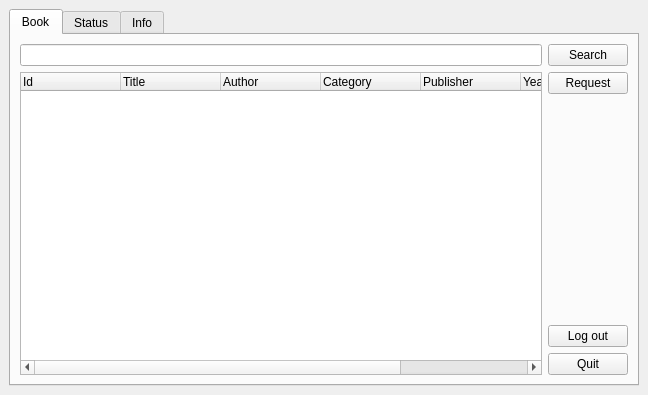
<?xml version="1.0" encoding="UTF-8"?>
<ui version="4.0">
 <class>GuiReader</class>
 <widget class="QMainWindow" name="GuiReader">
  <property name="geometry">
   <rect>
    <x>0</x>
    <y>0</y>
    <width>648</width>
    <height>395</height>
   </rect>
  </property>
  <property name="windowTitle">
   <string>MainWindow</string>
  </property>
  <widget class="QWidget" name="centralwidget">
   <layout class="QHBoxLayout" name="horizontalLayout">
    <item>
     <widget class="QTabWidget" name="tabWidget">
      <property name="currentIndex">
       <number>0</number>
      </property>
      <widget class="QWidget" name="tabBook">
       <attribute name="title">
        <string>Book</string>
       </attribute>
       <layout class="QVBoxLayout" name="verticalLayout_2">
        <item>
         <layout class="QHBoxLayout" name="horizontalLayout_2">
          <item>
           <widget class="QLineEdit" name="textSearch"/>
          </item>
          <item>
           <widget class="QPushButton" name="butSearch">
            <property name="text">
             <string>Search</string>
            </property>
           </widget>
          </item>
         </layout>
        </item>
        <item>
         <layout class="QHBoxLayout" name="horizontalLayout_3">
          <item>
           <widget class="QTreeWidget" name="listBookView">
            <column>
             <property name="text">
              <string>Id</string>
             </property>
            </column>
            <column>
             <property name="text">
              <string>Title</string>
             </property>
            </column>
            <column>
             <property name="text">
              <string>Author</string>
             </property>
            </column>
            <column>
             <property name="text">
              <string>Category</string>
             </property>
            </column>
            <column>
             <property name="text">
              <string>Publisher</string>
             </property>
            </column>
            <column>
             <property name="text">
              <string>Year</string>
             </property>
            </column>
            <column>
             <property name="text">
              <string>Exit</string>
             </property>
            </column>
           </widget>
          </item>
          <item>
           <layout class="QVBoxLayout" name="verticalLayout">
            <item>
             <widget class="QPushButton" name="butRequest">
              <property name="text">
               <string>Request</string>
              </property>
             </widget>
            </item>
            <item>
             <spacer name="verticalSpacer">
              <property name="orientation">
               <enum>Qt::Vertical</enum>
              </property>
              <property name="sizeHint" stdset="0">
               <size>
                <width>20</width>
                <height>40</height>
               </size>
              </property>
             </spacer>
            </item>
            <item>
             <widget class="QPushButton" name="butLogout">
              <property name="text">
               <string>Log out</string>
              </property>
             </widget>
            </item>
            <item>
             <widget class="QPushButton" name="butQuit">
              <property name="text">
               <string>Quit</string>
              </property>
             </widget>
            </item>
           </layout>
          </item>
         </layout>
        </item>
       </layout>
      </widget>
      <widget class="QWidget" name="tabStatus">
       <attribute name="title">
        <string>Status</string>
       </attribute>
       <layout class="QVBoxLayout" name="verticalLayout_8">
        <item>
         <widget class="QLabel" name="lFine">
          <property name="text">
           <string>Fine:</string>
          </property>
         </widget>
        </item>
        <item>
         <widget class="QLabel" name="lBorrowing">
          <property name="text">
           <string>Borrowing</string>
          </property>
         </widget>
        </item>
        <item>
         <layout class="QHBoxLayout" name="horizontalLayout_6">
          <item>
           <widget class="QTreeWidget" name="listBorrowing">
            <column>
             <property name="text">
              <string>Id</string>
             </property>
            </column>
            <column>
             <property name="text">
              <string>Title</string>
             </property>
            </column>
            <column>
             <property name="text">
              <string>From</string>
             </property>
            </column>
            <column>
             <property name="text">
              <string>To</string>
             </property>
            </column>
            <column>
             <property name="text">
              <string>Fine</string>
             </property>
            </column>
           </widget>
          </item>
          <item>
           <layout class="QVBoxLayout" name="verticalLayout_6">
            <item>
             <widget class="QPushButton" name="bLogout2">
              <property name="text">
               <string>Log out</string>
              </property>
             </widget>
            </item>
            <item>
             <widget class="QPushButton" name="bQuit2">
              <property name="text">
               <string>Quit</string>
              </property>
             </widget>
            </item>
            <item>
             <spacer name="verticalSpacer_4">
              <property name="orientation">
               <enum>Qt::Vertical</enum>
              </property>
              <property name="sizeHint" stdset="0">
               <size>
                <width>20</width>
                <height>40</height>
               </size>
              </property>
             </spacer>
            </item>
           </layout>
          </item>
         </layout>
        </item>
        <item>
         <widget class="QLabel" name="lRequesting">
          <property name="text">
           <string>Requesting</string>
          </property>
         </widget>
        </item>
        <item>
         <layout class="QHBoxLayout" name="horizontalLayout_7">
          <item>
           <widget class="QTreeWidget" name="listRequesting">
            <column>
             <property name="text">
              <string>Id</string>
             </property>
            </column>
            <column>
             <property name="text">
              <string>Title</string>
             </property>
            </column>
            <column>
             <property name="text">
              <string>Author</string>
             </property>
            </column>
            <column>
             <property name="text">
              <string>Category</string>
             </property>
            </column>
            <column>
             <property name="text">
              <string>Publisher</string>
             </property>
            </column>
            <column>
             <property name="text">
              <string>Year</string>
             </property>
            </column>
            <column>
             <property name="text">
              <string>Exit</string>
             </property>
            </column>
           </widget>
          </item>
          <item>
           <layout class="QVBoxLayout" name="verticalLayout_7">
            <item>
             <widget class="QPushButton" name="bRemove">
              <property name="text">
               <string>Remove</string>
              </property>
             </widget>
            </item>
            <item>
             <spacer name="verticalSpacer_5">
              <property name="orientation">
               <enum>Qt::Vertical</enum>
              </property>
              <property name="sizeHint" stdset="0">
               <size>
                <width>20</width>
                <height>40</height>
               </size>
              </property>
             </spacer>
            </item>
           </layout>
          </item>
         </layout>
        </item>
       </layout>
      </widget>
      <widget class="QWidget" name="tabInfo">
       <attribute name="title">
        <string>Info</string>
       </attribute>
       <layout class="QVBoxLayout" name="verticalLayout_5">
        <item>
         <widget class="QLabel" name="labelInformation">
          <property name="font">
           <font>
            <pointsize>20</pointsize>
           </font>
          </property>
          <property name="text">
           <string>Infomation</string>
          </property>
         </widget>
        </item>
        <item>
         <layout class="QHBoxLayout" name="horizontalLayout_4">
          <item>
           <layout class="QVBoxLayout" name="verticalLayout_3">
            <item>
             <widget class="QLabel" name="lFullName">
              <property name="text">
               <string>Full Name</string>
              </property>
             </widget>
            </item>
            <item>
             <widget class="QLabel" name="lDoB">
              <property name="text">
               <string>Birth Day</string>
              </property>
             </widget>
            </item>
            <item>
             <widget class="QLabel" name="lEmail">
              <property name="text">
               <string>Email</string>
              </property>
             </widget>
            </item>
            <item>
             <widget class="QLabel" name="lJob">
              <property name="text">
               <string>Job</string>
              </property>
             </widget>
            </item>
            <item>
             <widget class="QLabel" name="lAccount">
              <property name="text">
               <string>Account</string>
              </property>
             </widget>
            </item>
            <item>
             <widget class="QLabel" name="lRole">
              <property name="text">
               <string>Role</string>
              </property>
             </widget>
            </item>
            <item>
             <widget class="QLabel" name="lStatus">
              <property name="text">
               <string>Status</string>
              </property>
             </widget>
            </item>
            <item>
             <spacer name="verticalSpacer_2">
              <property name="orientation">
               <enum>Qt::Vertical</enum>
              </property>
              <property name="sizeHint" stdset="0">
               <size>
                <width>20</width>
                <height>40</height>
               </size>
              </property>
             </spacer>
            </item>
           </layout>
          </item>
          <item>
           <spacer name="horizontalSpacer">
            <property name="orientation">
             <enum>Qt::Horizontal</enum>
            </property>
            <property name="sizeHint" stdset="0">
             <size>
              <width>40</width>
              <height>20</height>
             </size>
            </property>
           </spacer>
          </item>
          <item>
           <layout class="QVBoxLayout" name="verticalLayout_4">
            <item>
             <widget class="QPushButton" name="butLogout3">
              <property name="text">
               <string>Log out</string>
              </property>
             </widget>
            </item>
            <item>
             <widget class="QPushButton" name="butQuit3">
              <property name="text">
               <string>Quit</string>
              </property>
             </widget>
            </item>
            <item>
             <spacer name="verticalSpacer_3">
              <property name="orientation">
               <enum>Qt::Vertical</enum>
              </property>
              <property name="sizeHint" stdset="0">
               <size>
                <width>20</width>
                <height>40</height>
               </size>
              </property>
             </spacer>
            </item>
           </layout>
          </item>
         </layout>
        </item>
        <item>
         <layout class="QHBoxLayout" name="horizontalLayout_5">
          <item>
           <widget class="QPushButton" name="butChangePassword">
            <property name="text">
             <string>Change Password</string>
            </property>
           </widget>
          </item>
          <item>
           <spacer name="horizontalSpacer_2">
            <property name="orientation">
             <enum>Qt::Horizontal</enum>
            </property>
            <property name="sizeHint" stdset="0">
             <size>
              <width>40</width>
              <height>20</height>
             </size>
            </property>
           </spacer>
          </item>
         </layout>
        </item>
       </layout>
      </widget>
     </widget>
    </item>
   </layout>
  </widget>
 </widget>
 <resources/>
 <connections/>
</ui>
